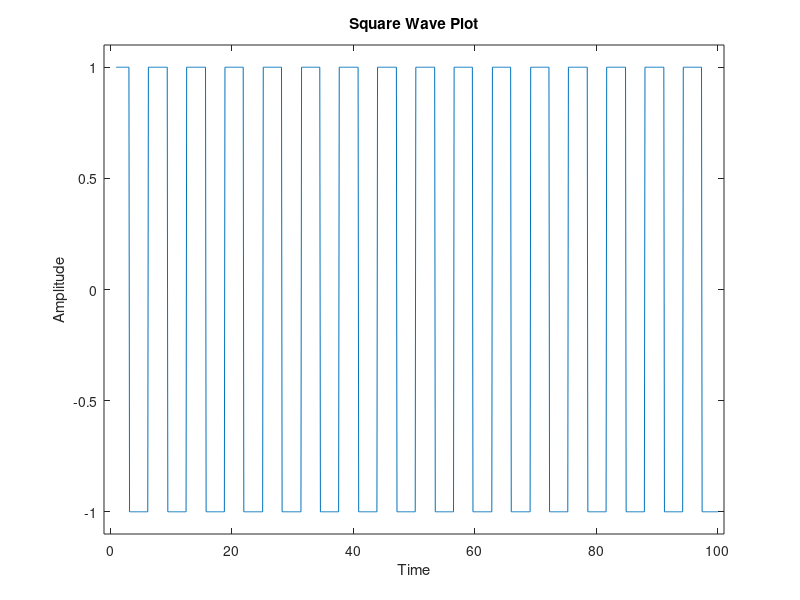

Recreate this plot in MATLAB.
% How to Generate and Plot Square Wave in MATLAB

t = 1:0.1:100;
y = square(t, 50); % implements 50% value higher and 50% value lower

plot(t,y);

xlabel('Time');
ylabel('Amplitude');
title('Square Wave Plot');

axis([-1 101 -1.1 1.1]);